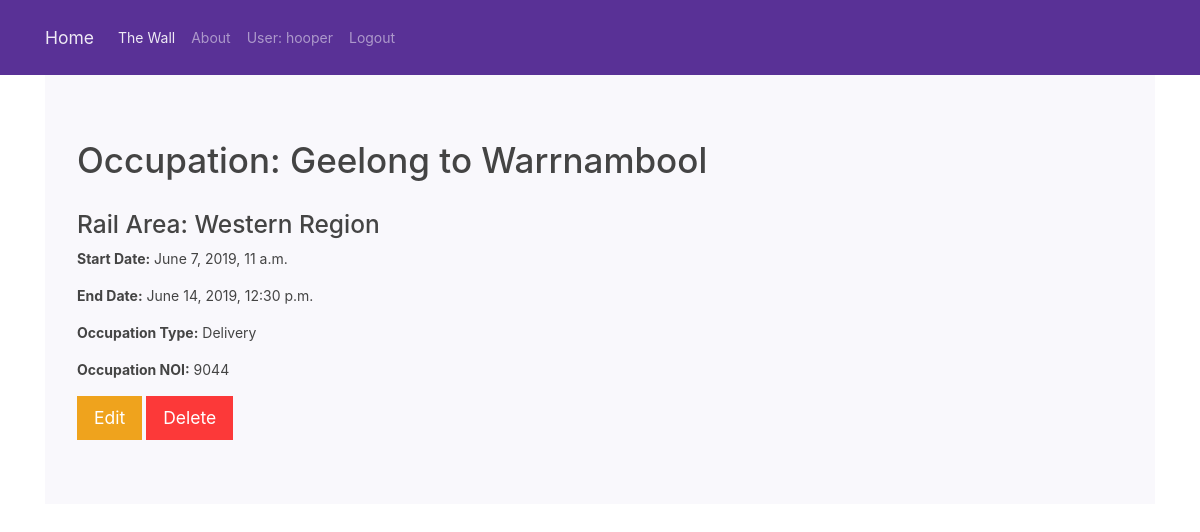
The app's page /the_wall/occupation/1/ (signed in) with its own data.
### the_wall/models.py (models this page shows, shortened)
class Occupation(models.Model):
    occupation_noi = models.PositiveIntegerField()
    system_line = models.CharField(max_length = 100, help_text='Enter the System Line e.g. Sunbury to Bendigo.')
    occupation_start_date = models.DateTimeField()
    occupation_end_date = models.DateTimeField()
    occupation_type = models.CharField(max_length = 50, help_text='Enter the Occupation Type e.g. BLU')
    AREA_CHOICE = (('Western Region', 'Western Region'),('North/North-East Region', 'North/North-East Region'),('Central & Eastern Region', 'Central & Eastern Region'))
    rail_area = models.CharField(max_length = 50,choices=AREA_CHOICE, help_text='Enter the Rail Area Type e.g. North/North-East')
    class Meta:
        ordering = ['occupation_start_date']

### the_wall/views.py (the view)
# urls.py: path('occupation/<int:pk>/',views.OccupationDetailView.as_view(),name='occupation_detail'),
class OccupationDetailView(LoginRequiredMixin,DetailView):
    login_url = '/accounts/login'
    redirect_field_name = ''
    model = Occupation
    paginate_by = 50

### the_wall/templates/the_wall/occupation_detail.html
{% extends "base.html" %}
{% block content %}
<div class="container">
  <div class="jumbotron">
    <h1>Occupation: {{ occupation.system_line}}</h1><br>
    <h3>Rail Area: {{ occupation.rail_area}}</h3>
    <p><strong>Start Date:</strong> {{ occupation.occupation_start_date }}</a></p>
    <p><strong>End Date:</strong> {{ occupation.occupation_end_date }}</p>
    <p><strong>Occupation Type:</strong> {{ occupation.occupation_type}}</p>
    <p><strong>Occupation NOI:</strong> {{ occupation.occupation_noi }}</p>
    <a class="btn btn-warning btn-lg" href="{% url 'the_wall:occupation_update' occupation.id %}" role="button">Edit</a>
    <a class="btn btn-danger btn-lg" href="{% url 'the_wall:occupation_delete' occupation.id %}" role="button">Delete</a>
  </div>
</div>
{% endblock %}

### templates/base.html (shortened to what this page needs)
<!DOCTYPE html>
{% load staticfiles %}
<html lang="en" dir="ltr">
  <head>
<link href="https://stackpath.bootstrapcdn.com/bootswatch/4.1.1/pulse/bootstrap.min.css" rel="stylesheet">
  </head>
    <body>
      <nav class="navbar navbar-expand-lg navbar-dark bg-primary">
        <div class="container">
          <a class="navbar-brand" href="{% url 'index' %}">Home</a>
          <div class="collapse navbar-collapse" id="navbarColor01">
            <ul class="navbar-nav mr-auto">
              <li class="nav-item active">
                <a class="nav-link" href="{% url 'the_wall:wall-index' %}">The Wall<span class="sr-only">(current)</span></a>
              </li>
              <li class="nav-item">
                <a class="nav-link" href="{% url 'about' %}">About</a>
              </li>
              {% if user.is_authenticated %}
              <li class="nav-item">
                <li class="nav-link">User: {{ user.get_username }}</li>
                <a class="nav-link" href="{% url 'logout'%}?next={{request.path}}">Logout</a>
                {% else %}
                <a class="nav-link" href="{% url 'login'%}?next={{request.path}}">Login</a>
              </li>
              {% endif %}
            </ul>
          </div>
        </div>
      </nav>
{% block content %}
{% endblock %}
  </body>
</html>

### records on screen
Occupation: system_line "Geelong to Warrnambool", rail_area "Western Region", occupation_start_date "June 7, 2019, 11 a.m.", occupation_end_date "June 14, 2019, 12:30 p.m.", occupation_type "Delivery", occupation_noi "9044"

### other values on screen
{{ user.get_username }} "hooper"
